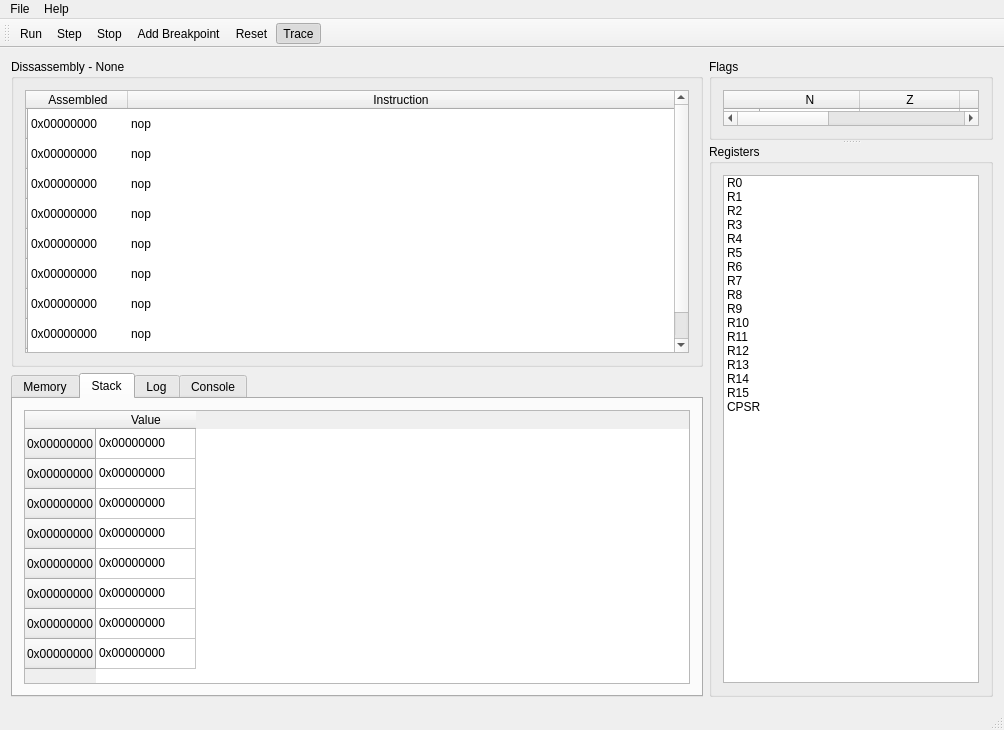
<?xml version="1.0" encoding="UTF-8"?>
<ui version="4.0">
 <class>Loader</class>
 <widget class="QMainWindow" name="Loader">
  <property name="geometry">
   <rect>
    <x>0</x>
    <y>0</y>
    <width>1004</width>
    <height>730</height>
   </rect>
  </property>
  <property name="sizePolicy">
   <sizepolicy hsizetype="Preferred" vsizetype="Fixed">
    <horstretch>0</horstretch>
    <verstretch>0</verstretch>
   </sizepolicy>
  </property>
  <property name="minimumSize">
   <size>
    <width>993</width>
    <height>730</height>
   </size>
  </property>
  <property name="windowTitle">
   <string>Loader</string>
  </property>
  <widget class="QWidget" name="centralWidget">
   <layout class="QGridLayout" name="gridLayout_6">
    <item row="1" column="0">
     <widget class="QTabWidget" name="Tabs">
      <property name="currentIndex">
       <number>1</number>
      </property>
      <widget class="QWidget" name="tab0">
       <attribute name="title">
        <string>Memory</string>
       </attribute>
       <layout class="QGridLayout" name="gridLayout">
        <item row="1" column="0">
         <widget class="QTableWidget" name="memoryTable">
          <property name="styleSheet">
           <string notr="true"/>
          </property>
          <property name="frameShape">
           <enum>QFrame::StyledPanel</enum>
          </property>
          <property name="frameShadow">
           <enum>QFrame::Sunken</enum>
          </property>
          <property name="lineWidth">
           <number>0</number>
          </property>
          <property name="sizeAdjustPolicy">
           <enum>QAbstractScrollArea::AdjustToContents</enum>
          </property>
          <property name="editTriggers">
           <set>QAbstractItemView::NoEditTriggers</set>
          </property>
          <property name="dragDropOverwriteMode">
           <bool>false</bool>
          </property>
          <property name="alternatingRowColors">
           <bool>false</bool>
          </property>
          <property name="selectionMode">
           <enum>QAbstractItemView::NoSelection</enum>
          </property>
          <property name="selectionBehavior">
           <enum>QAbstractItemView::SelectItems</enum>
          </property>
          <property name="showGrid">
           <bool>false</bool>
          </property>
          <property name="gridStyle">
           <enum>Qt::NoPen</enum>
          </property>
          <property name="cornerButtonEnabled">
           <bool>false</bool>
          </property>
          <attribute name="horizontalHeaderCascadingSectionResizes">
           <bool>false</bool>
          </attribute>
          <attribute name="horizontalHeaderDefaultSectionSize">
           <number>100</number>
          </attribute>
          <attribute name="horizontalHeaderMinimumSectionSize">
           <number>0</number>
          </attribute>
          <attribute name="horizontalHeaderStretchLastSection">
           <bool>false</bool>
          </attribute>
          <attribute name="verticalHeaderCascadingSectionResizes">
           <bool>false</bool>
          </attribute>
          <row>
           <property name="text">
            <string>0x00000000</string>
           </property>
          </row>
          <row>
           <property name="text">
            <string>0x00000000</string>
           </property>
          </row>
          <row>
           <property name="text">
            <string>0x00000000</string>
           </property>
          </row>
          <row>
           <property name="text">
            <string>0x00000000</string>
           </property>
          </row>
          <row>
           <property name="text">
            <string>0x00000000</string>
           </property>
          </row>
          <row>
           <property name="text">
            <string>0x00000000</string>
           </property>
          </row>
          <row>
           <property name="text">
            <string>0x00000000</string>
           </property>
          </row>
          <column>
           <property name="text">
            <string>00</string>
           </property>
          </column>
          <column>
           <property name="text">
            <string>01</string>
           </property>
          </column>
          <column>
           <property name="text">
            <string>02</string>
           </property>
          </column>
          <column>
           <property name="text">
            <string>03</string>
           </property>
          </column>
          <column>
           <property name="text">
            <string>04</string>
           </property>
          </column>
          <column>
           <property name="text">
            <string>05</string>
           </property>
          </column>
          <column>
           <property name="text">
            <string>06</string>
           </property>
          </column>
          <column>
           <property name="text">
            <string>07</string>
           </property>
          </column>
          <column>
           <property name="text">
            <string>08</string>
           </property>
          </column>
          <column>
           <property name="text">
            <string>09</string>
           </property>
          </column>
          <column>
           <property name="text">
            <string>10</string>
           </property>
          </column>
          <column>
           <property name="text">
            <string>11</string>
           </property>
          </column>
          <column>
           <property name="text">
            <string>12</string>
           </property>
          </column>
          <column>
           <property name="text">
            <string>13</string>
           </property>
          </column>
          <column>
           <property name="text">
            <string>14</string>
           </property>
          </column>
          <column>
           <property name="text">
            <string>15</string>
           </property>
          </column>
          <column>
           <property name="text">
            <string/>
           </property>
          </column>
          <column>
           <property name="text">
            <string/>
           </property>
          </column>
          <column>
           <property name="text">
            <string/>
           </property>
          </column>
          <column>
           <property name="text">
            <string/>
           </property>
          </column>
          <column>
           <property name="text">
            <string/>
           </property>
          </column>
          <column>
           <property name="text">
            <string/>
           </property>
          </column>
          <column>
           <property name="text">
            <string/>
           </property>
          </column>
          <column>
           <property name="text">
            <string/>
           </property>
          </column>
          <column>
           <property name="text">
            <string/>
           </property>
          </column>
          <column>
           <property name="text">
            <string/>
           </property>
          </column>
          <column>
           <property name="text">
            <string/>
           </property>
          </column>
          <column>
           <property name="text">
            <string/>
           </property>
          </column>
          <column>
           <property name="text">
            <string/>
           </property>
          </column>
          <column>
           <property name="text">
            <string/>
           </property>
          </column>
          <column>
           <property name="text">
            <string/>
           </property>
          </column>
          <column>
           <property name="text">
            <string/>
           </property>
          </column>
          <column>
           <property name="text">
            <string/>
           </property>
          </column>
          <item row="1" column="16">
           <property name="text">
            <string/>
           </property>
          </item>
          <item row="1" column="17">
           <property name="text">
            <string>.</string>
           </property>
          </item>
          <item row="1" column="18">
           <property name="text">
            <string>.</string>
           </property>
          </item>
          <item row="1" column="19">
           <property name="text">
            <string>.</string>
           </property>
          </item>
          <item row="1" column="20">
           <property name="text">
            <string>.</string>
           </property>
          </item>
          <item row="1" column="21">
           <property name="text">
            <string>.</string>
           </property>
          </item>
          <item row="1" column="22">
           <property name="text">
            <string>.</string>
           </property>
          </item>
          <item row="1" column="23">
           <property name="text">
            <string>.</string>
           </property>
          </item>
          <item row="1" column="24">
           <property name="text">
            <string>.</string>
           </property>
          </item>
          <item row="1" column="25">
           <property name="text">
            <string>.</string>
           </property>
          </item>
          <item row="1" column="26">
           <property name="text">
            <string>.</string>
           </property>
          </item>
          <item row="1" column="27">
           <property name="text">
            <string>.</string>
           </property>
          </item>
          <item row="1" column="28">
           <property name="text">
            <string>.</string>
           </property>
          </item>
          <item row="1" column="29">
           <property name="text">
            <string>.</string>
           </property>
          </item>
          <item row="1" column="30">
           <property name="text">
            <string>.</string>
           </property>
          </item>
          <item row="1" column="31">
           <property name="text">
            <string>.</string>
           </property>
          </item>
          <item row="1" column="32">
           <property name="text">
            <string>.</string>
           </property>
          </item>
          <item row="2" column="0">
           <property name="text">
            <string/>
           </property>
          </item>
          <item row="2" column="16">
           <property name="text">
            <string/>
           </property>
          </item>
          <item row="2" column="17">
           <property name="text">
            <string>.</string>
           </property>
          </item>
          <item row="2" column="18">
           <property name="text">
            <string>.</string>
           </property>
          </item>
          <item row="2" column="19">
           <property name="text">
            <string>.</string>
           </property>
          </item>
          <item row="2" column="20">
           <property name="text">
            <string>.</string>
           </property>
          </item>
          <item row="2" column="21">
           <property name="text">
            <string>.</string>
           </property>
          </item>
          <item row="2" column="22">
           <property name="text">
            <string>.</string>
           </property>
          </item>
          <item row="2" column="23">
           <property name="text">
            <string>.</string>
           </property>
          </item>
          <item row="2" column="24">
           <property name="text">
            <string>.</string>
           </property>
          </item>
          <item row="2" column="25">
           <property name="text">
            <string>.</string>
           </property>
          </item>
          <item row="2" column="26">
           <property name="text">
            <string>.</string>
           </property>
          </item>
          <item row="2" column="27">
           <property name="text">
            <string>.</string>
           </property>
          </item>
          <item row="2" column="28">
           <property name="text">
            <string>.</string>
           </property>
          </item>
          <item row="2" column="29">
           <property name="text">
            <string>.</string>
           </property>
          </item>
          <item row="2" column="30">
           <property name="text">
            <string>.</string>
           </property>
          </item>
          <item row="2" column="31">
           <property name="text">
            <string>.</string>
           </property>
          </item>
          <item row="2" column="32">
           <property name="text">
            <string>.</string>
           </property>
          </item>
          <item row="3" column="16">
           <property name="text">
            <string/>
           </property>
          </item>
          <item row="3" column="17">
           <property name="text">
            <string>.</string>
           </property>
          </item>
          <item row="3" column="18">
           <property name="text">
            <string>.</string>
           </property>
          </item>
          <item row="3" column="19">
           <property name="text">
            <string>.</string>
           </property>
          </item>
          <item row="3" column="20">
           <property name="text">
            <string>.</string>
           </property>
          </item>
          <item row="3" column="21">
           <property name="text">
            <string>.</string>
           </property>
          </item>
          <item row="3" column="22">
           <property name="text">
            <string>.</string>
           </property>
          </item>
          <item row="3" column="23">
           <property name="text">
            <string>.</string>
           </property>
          </item>
          <item row="3" column="24">
           <property name="text">
            <string>.</string>
           </property>
          </item>
          <item row="3" column="25">
           <property name="text">
            <string>.</string>
           </property>
          </item>
          <item row="3" column="26">
           <property name="text">
            <string>.</string>
           </property>
          </item>
          <item row="3" column="27">
           <property name="text">
            <string>.</string>
           </property>
          </item>
          <item row="3" column="28">
           <property name="text">
            <string>.</string>
           </property>
          </item>
          <item row="3" column="29">
           <property name="text">
            <string>.</string>
           </property>
          </item>
          <item row="3" column="30">
           <property name="text">
            <string>.</string>
           </property>
          </item>
          <item row="3" column="31">
           <property name="text">
            <string>.</string>
           </property>
          </item>
          <item row="3" column="32">
           <property name="text">
            <string>.</string>
           </property>
          </item>
          <item row="4" column="16">
           <property name="text">
            <string/>
           </property>
          </item>
          <item row="4" column="17">
           <property name="text">
            <string>.</string>
           </property>
          </item>
          <item row="4" column="18">
           <property name="text">
            <string>.</string>
           </property>
          </item>
          <item row="4" column="19">
           <property name="text">
            <string>.</string>
           </property>
          </item>
          <item row="4" column="20">
           <property name="text">
            <string>.</string>
           </property>
          </item>
          <item row="4" column="21">
           <property name="text">
            <string>.</string>
           </property>
          </item>
          <item row="4" column="22">
           <property name="text">
            <string>.</string>
           </property>
          </item>
          <item row="4" column="23">
           <property name="text">
            <string>.</string>
           </property>
          </item>
          <item row="4" column="24">
           <property name="text">
            <string>.</string>
           </property>
          </item>
          <item row="4" column="25">
           <property name="text">
            <string>.</string>
           </property>
          </item>
          <item row="4" column="26">
           <property name="text">
            <string>.</string>
           </property>
          </item>
          <item row="4" column="27">
           <property name="text">
            <string>.</string>
           </property>
          </item>
          <item row="4" column="28">
           <property name="text">
            <string>.</string>
           </property>
          </item>
          <item row="4" column="29">
           <property name="text">
            <string>.</string>
           </property>
          </item>
          <item row="4" column="30">
           <property name="text">
            <string>.</string>
           </property>
          </item>
          <item row="4" column="31">
           <property name="text">
            <string>.</string>
           </property>
          </item>
          <item row="4" column="32">
           <property name="text">
            <string>.</string>
           </property>
          </item>
          <item row="5" column="16">
           <property name="text">
            <string/>
           </property>
          </item>
          <item row="5" column="17">
           <property name="text">
            <string>.</string>
           </property>
          </item>
          <item row="5" column="18">
           <property name="text">
            <string>.</string>
           </property>
          </item>
          <item row="5" column="19">
           <property name="text">
            <string>.</string>
           </property>
          </item>
          <item row="5" column="20">
           <property name="text">
            <string>.</string>
           </property>
          </item>
          <item row="5" column="21">
           <property name="text">
            <string>.</string>
           </property>
          </item>
          <item row="5" column="22">
           <property name="text">
            <string>.</string>
           </property>
          </item>
          <item row="5" column="23">
           <property name="text">
            <string>.</string>
           </property>
          </item>
          <item row="5" column="24">
           <property name="text">
            <string>.</string>
           </property>
          </item>
          <item row="5" column="25">
           <property name="text">
            <string>.</string>
           </property>
          </item>
          <item row="5" column="26">
           <property name="text">
            <string>.</string>
           </property>
          </item>
          <item row="5" column="27">
           <property name="text">
            <string>.</string>
           </property>
          </item>
          <item row="5" column="28">
           <property name="text">
            <string>.</string>
           </property>
          </item>
          <item row="5" column="29">
           <property name="text">
            <string>.</string>
           </property>
          </item>
          <item row="5" column="30">
           <property name="text">
            <string>.</string>
           </property>
          </item>
          <item row="5" column="31">
           <property name="text">
            <string>.</string>
           </property>
          </item>
          <item row="5" column="32">
           <property name="text">
            <string>.</string>
           </property>
          </item>
          <item row="6" column="16">
           <property name="text">
            <string/>
           </property>
          </item>
          <item row="6" column="17">
           <property name="text">
            <string>.</string>
           </property>
          </item>
          <item row="6" column="18">
           <property name="text">
            <string>.</string>
           </property>
          </item>
          <item row="6" column="19">
           <property name="text">
            <string>.</string>
           </property>
          </item>
          <item row="6" column="20">
           <property name="text">
            <string>.</string>
           </property>
          </item>
          <item row="6" column="21">
           <property name="text">
            <string>.</string>
           </property>
          </item>
          <item row="6" column="22">
           <property name="text">
            <string>.</string>
           </property>
          </item>
          <item row="6" column="23">
           <property name="text">
            <string>.</string>
           </property>
          </item>
          <item row="6" column="24">
           <property name="text">
            <string>.</string>
           </property>
          </item>
          <item row="6" column="25">
           <property name="text">
            <string>.</string>
           </property>
          </item>
          <item row="6" column="26">
           <property name="text">
            <string>.</string>
           </property>
          </item>
          <item row="6" column="27">
           <property name="text">
            <string>.</string>
           </property>
          </item>
          <item row="6" column="28">
           <property name="text">
            <string>.</string>
           </property>
          </item>
          <item row="6" column="29">
           <property name="text">
            <string>.</string>
           </property>
          </item>
          <item row="6" column="30">
           <property name="text">
            <string>.</string>
           </property>
          </item>
          <item row="6" column="31">
           <property name="text">
            <string>.</string>
           </property>
          </item>
          <item row="6" column="32">
           <property name="text">
            <string>.</string>
           </property>
          </item>
         </widget>
        </item>
        <item row="0" column="0">
         <layout class="QHBoxLayout" name="horizontalLayout">
          <item>
           <widget class="QLabel" name="memoryAddressLabel">
            <property name="text">
             <string>Address:</string>
            </property>
           </widget>
          </item>
          <item>
           <widget class="QLineEdit" name="memoryAdress"/>
          </item>
         </layout>
        </item>
       </layout>
      </widget>
      <widget class="QWidget" name="tab1">
       <attribute name="title">
        <string>Stack</string>
       </attribute>
       <layout class="QGridLayout" name="gridLayout_2">
        <item row="0" column="0">
         <widget class="QTableWidget" name="stackTable">
          <row>
           <property name="text">
            <string>0x00000000</string>
           </property>
          </row>
          <row>
           <property name="text">
            <string>0x00000000</string>
           </property>
          </row>
          <row>
           <property name="text">
            <string>0x00000000</string>
           </property>
          </row>
          <row>
           <property name="text">
            <string>0x00000000</string>
           </property>
          </row>
          <row>
           <property name="text">
            <string>0x00000000</string>
           </property>
          </row>
          <row>
           <property name="text">
            <string>0x00000000</string>
           </property>
          </row>
          <row>
           <property name="text">
            <string>0x00000000</string>
           </property>
          </row>
          <row>
           <property name="text">
            <string>0x00000000</string>
           </property>
          </row>
          <column>
           <property name="text">
            <string>Value</string>
           </property>
          </column>
          <item row="0" column="0">
           <property name="text">
            <string>0x00000000</string>
           </property>
          </item>
          <item row="1" column="0">
           <property name="text">
            <string>0x00000000</string>
           </property>
          </item>
          <item row="2" column="0">
           <property name="text">
            <string>0x00000000</string>
           </property>
          </item>
          <item row="3" column="0">
           <property name="text">
            <string>0x00000000</string>
           </property>
          </item>
          <item row="4" column="0">
           <property name="text">
            <string>0x00000000</string>
           </property>
          </item>
          <item row="5" column="0">
           <property name="text">
            <string>0x00000000</string>
           </property>
          </item>
          <item row="6" column="0">
           <property name="text">
            <string>0x00000000</string>
           </property>
          </item>
          <item row="7" column="0">
           <property name="text">
            <string>0x00000000</string>
           </property>
          </item>
         </widget>
        </item>
       </layout>
      </widget>
      <widget class="QWidget" name="tab2">
       <attribute name="title">
        <string>Log</string>
       </attribute>
       <layout class="QGridLayout" name="gridLayout_4">
        <item row="0" column="0">
         <widget class="QTextBrowser" name="logTab"/>
        </item>
       </layout>
      </widget>
      <widget class="QWidget" name="tab3">
       <attribute name="title">
        <string>Console</string>
       </attribute>
       <layout class="QGridLayout" name="gridLayout_8">
        <item row="0" column="0">
         <widget class="QTextEdit" name="consoleTab"/>
        </item>
       </layout>
      </widget>
     </widget>
    </item>
    <item row="0" column="0">
     <widget class="QGroupBox" name="groupBox_4">
      <property name="minimumSize">
       <size>
        <width>0</width>
        <height>0</height>
       </size>
      </property>
      <property name="title">
       <string>Dissassembly - None</string>
      </property>
      <layout class="QGridLayout" name="gridLayout_7">
       <item row="0" column="0">
        <widget class="QTableWidget" name="dissasemblyPanel">
         <property name="autoScroll">
          <bool>false</bool>
         </property>
         <property name="editTriggers">
          <set>QAbstractItemView::NoEditTriggers</set>
         </property>
         <property name="selectionMode">
          <enum>QAbstractItemView::SingleSelection</enum>
         </property>
         <property name="selectionBehavior">
          <enum>QAbstractItemView::SelectRows</enum>
         </property>
         <property name="showGrid">
          <bool>false</bool>
         </property>
         <attribute name="horizontalHeaderStretchLastSection">
          <bool>true</bool>
         </attribute>
         <attribute name="verticalHeaderStretchLastSection">
          <bool>false</bool>
         </attribute>
         <row>
          <property name="text">
           <string/>
          </property>
         </row>
         <row>
          <property name="text">
           <string/>
          </property>
         </row>
         <row>
          <property name="text">
           <string/>
          </property>
         </row>
         <row>
          <property name="text">
           <string/>
          </property>
         </row>
         <row>
          <property name="text">
           <string/>
          </property>
         </row>
         <row>
          <property name="text">
           <string/>
          </property>
         </row>
         <row>
          <property name="text">
           <string/>
          </property>
         </row>
         <row>
          <property name="text">
           <string/>
          </property>
         </row>
         <row>
          <property name="text">
           <string/>
          </property>
         </row>
         <column>
          <property name="text">
           <string>Assembled</string>
          </property>
         </column>
         <column>
          <property name="text">
           <string>Instruction</string>
          </property>
         </column>
         <item row="0" column="0">
          <property name="text">
           <string>0x00000000</string>
          </property>
         </item>
         <item row="0" column="1">
          <property name="text">
           <string>nop</string>
          </property>
         </item>
         <item row="1" column="0">
          <property name="text">
           <string>0x00000000</string>
          </property>
         </item>
         <item row="1" column="1">
          <property name="text">
           <string>nop</string>
          </property>
         </item>
         <item row="2" column="0">
          <property name="text">
           <string>0x00000000</string>
          </property>
         </item>
         <item row="2" column="1">
          <property name="text">
           <string>nop</string>
          </property>
         </item>
         <item row="3" column="0">
          <property name="text">
           <string>0x00000000</string>
          </property>
         </item>
         <item row="3" column="1">
          <property name="text">
           <string>nop</string>
          </property>
         </item>
         <item row="4" column="0">
          <property name="text">
           <string>0x00000000</string>
          </property>
         </item>
         <item row="4" column="1">
          <property name="text">
           <string>nop</string>
          </property>
         </item>
         <item row="5" column="0">
          <property name="text">
           <string>0x00000000</string>
          </property>
         </item>
         <item row="5" column="1">
          <property name="text">
           <string>nop</string>
          </property>
         </item>
         <item row="6" column="0">
          <property name="text">
           <string>0x00000000</string>
          </property>
         </item>
         <item row="6" column="1">
          <property name="text">
           <string>nop</string>
          </property>
         </item>
         <item row="7" column="0">
          <property name="text">
           <string>0x00000000</string>
          </property>
         </item>
         <item row="7" column="1">
          <property name="text">
           <string>nop</string>
          </property>
         </item>
         <item row="8" column="0">
          <property name="text">
           <string>0x00000000</string>
          </property>
         </item>
         <item row="8" column="1">
          <property name="text">
           <string>nop</string>
          </property>
         </item>
        </widget>
       </item>
      </layout>
     </widget>
    </item>
    <item row="0" column="1" rowspan="2">
     <widget class="QSplitter" name="splitter">
      <property name="orientation">
       <enum>Qt::Vertical</enum>
      </property>
      <widget class="QGroupBox" name="groupBox">
       <property name="sizePolicy">
        <sizepolicy hsizetype="Expanding" vsizetype="Fixed">
         <horstretch>0</horstretch>
         <verstretch>0</verstretch>
        </sizepolicy>
       </property>
       <property name="maximumSize">
        <size>
         <width>16777215</width>
         <height>81</height>
        </size>
       </property>
       <property name="title">
        <string>Flags</string>
       </property>
       <layout class="QGridLayout" name="gridLayout_3">
        <item row="0" column="0">
         <widget class="QTableWidget" name="flagsPanel">
          <property name="sizePolicy">
           <sizepolicy hsizetype="Fixed" vsizetype="Fixed">
            <horstretch>0</horstretch>
            <verstretch>0</verstretch>
           </sizepolicy>
          </property>
          <property name="editTriggers">
           <set>QAbstractItemView::NoEditTriggers</set>
          </property>
          <property name="alternatingRowColors">
           <bool>false</bool>
          </property>
          <property name="selectionMode">
           <enum>QAbstractItemView::NoSelection</enum>
          </property>
          <row>
           <property name="text">
            <string>Value</string>
           </property>
          </row>
          <column>
           <property name="text">
            <string>N</string>
           </property>
          </column>
          <column>
           <property name="text">
            <string>Z</string>
           </property>
          </column>
          <column>
           <property name="text">
            <string>C</string>
           </property>
          </column>
          <column>
           <property name="text">
            <string>F</string>
           </property>
          </column>
          <column>
           <property name="text">
            <string>I</string>
           </property>
          </column>
          <item row="0" column="0">
           <property name="text">
            <string>0</string>
           </property>
          </item>
          <item row="0" column="1">
           <property name="text">
            <string>0</string>
           </property>
          </item>
          <item row="0" column="2">
           <property name="text">
            <string>0</string>
           </property>
          </item>
          <item row="0" column="3">
           <property name="text">
            <string>0</string>
           </property>
          </item>
          <item row="0" column="4">
           <property name="text">
            <string>0</string>
           </property>
          </item>
         </widget>
        </item>
       </layout>
      </widget>
      <widget class="QGroupBox" name="groupBox_3">
       <property name="sizePolicy">
        <sizepolicy hsizetype="Expanding" vsizetype="Fixed">
         <horstretch>0</horstretch>
         <verstretch>0</verstretch>
        </sizepolicy>
       </property>
       <property name="title">
        <string>Registers</string>
       </property>
       <layout class="QGridLayout" name="gridLayout_5">
        <item row="0" column="0">
         <widget class="QListWidget" name="registerList">
          <item>
           <property name="text">
            <string>R0</string>
           </property>
          </item>
          <item>
           <property name="text">
            <string>R1</string>
           </property>
          </item>
          <item>
           <property name="text">
            <string>R2</string>
           </property>
          </item>
          <item>
           <property name="text">
            <string>R3</string>
           </property>
          </item>
          <item>
           <property name="text">
            <string>R4</string>
           </property>
          </item>
          <item>
           <property name="text">
            <string>R5</string>
           </property>
          </item>
          <item>
           <property name="text">
            <string>R6</string>
           </property>
          </item>
          <item>
           <property name="text">
            <string>R7</string>
           </property>
          </item>
          <item>
           <property name="text">
            <string>R8</string>
           </property>
          </item>
          <item>
           <property name="text">
            <string>R9</string>
           </property>
          </item>
          <item>
           <property name="text">
            <string>R10</string>
           </property>
          </item>
          <item>
           <property name="text">
            <string>R11</string>
           </property>
          </item>
          <item>
           <property name="text">
            <string>R12</string>
           </property>
          </item>
          <item>
           <property name="text">
            <string>R13</string>
           </property>
          </item>
          <item>
           <property name="text">
            <string>R14</string>
           </property>
          </item>
          <item>
           <property name="text">
            <string>R15</string>
           </property>
          </item>
          <item>
           <property name="text">
            <string>CPSR</string>
           </property>
          </item>
         </widget>
        </item>
       </layout>
      </widget>
     </widget>
    </item>
   </layout>
  </widget>
  <widget class="QMenuBar" name="menuBar">
   <property name="geometry">
    <rect>
     <x>0</x>
     <y>0</y>
     <width>1004</width>
     <height>21</height>
    </rect>
   </property>
   <widget class="QMenu" name="menuFile">
    <property name="title">
     <string>File</string>
    </property>
    <addaction name="actionOpen"/>
   </widget>
   <widget class="QMenu" name="menuHelp">
    <property name="title">
     <string>Help</string>
    </property>
    <addaction name="actionAbout"/>
   </widget>
   <addaction name="menuFile"/>
   <addaction name="menuHelp"/>
  </widget>
  <widget class="QToolBar" name="mainToolBar">
   <attribute name="toolBarArea">
    <enum>TopToolBarArea</enum>
   </attribute>
   <attribute name="toolBarBreak">
    <bool>false</bool>
   </attribute>
   <addaction name="actionRun"/>
   <addaction name="actionStep"/>
   <addaction name="actionStop"/>
   <addaction name="actionAddBreakpoint"/>
   <addaction name="actionReset"/>
   <addaction name="actionTrace"/>
  </widget>
  <widget class="QStatusBar" name="statusBar"/>
  <action name="actionOpen">
   <property name="text">
    <string>Open</string>
   </property>
   <property name="shortcut">
    <string>Ctrl+O</string>
   </property>
  </action>
  <action name="actionAbout">
   <property name="text">
    <string>About</string>
   </property>
  </action>
  <action name="actionRun">
   <property name="icon">
    <iconset resource="resources.qrc">
     <normaloff>:/Images/Images/Run.png</normaloff>:/Images/Images/Run.png</iconset>
   </property>
   <property name="text">
    <string>Run</string>
   </property>
   <property name="toolTip">
    <string>Run</string>
   </property>
   <property name="shortcut">
    <string>F5</string>
   </property>
  </action>
  <action name="actionStep">
   <property name="icon">
    <iconset resource="resources.qrc">
     <normaloff>:/Images/Images/Step.png</normaloff>:/Images/Images/Step.png</iconset>
   </property>
   <property name="text">
    <string>Step</string>
   </property>
   <property name="toolTip">
    <string>Step</string>
   </property>
   <property name="shortcut">
    <string>F10</string>
   </property>
  </action>
  <action name="actionStop">
   <property name="icon">
    <iconset resource="resources.qrc">
     <normaloff>:/Images/Images/Stop.png</normaloff>:/Images/Images/Stop.png</iconset>
   </property>
   <property name="text">
    <string>Stop</string>
   </property>
   <property name="toolTip">
    <string>Stop</string>
   </property>
   <property name="shortcut">
    <string>Ctrl+Q</string>
   </property>
  </action>
  <action name="actionAddBreakpoint">
   <property name="icon">
    <iconset resource="resources.qrc">
     <normaloff>:/Images/Images/breakpoint.png</normaloff>:/Images/Images/breakpoint.png</iconset>
   </property>
   <property name="text">
    <string>Add Breakpoint</string>
   </property>
   <property name="toolTip">
    <string>Add Breakpoint</string>
   </property>
   <property name="shortcut">
    <string>Ctrl+B</string>
   </property>
  </action>
  <action name="actionReset">
   <property name="icon">
    <iconset resource="resources.qrc">
     <normaloff>:/Images/Images/Reset.png</normaloff>:/Images/Images/Reset.png</iconset>
   </property>
   <property name="text">
    <string>Reset</string>
   </property>
   <property name="toolTip">
    <string>Reset</string>
   </property>
   <property name="shortcut">
    <string>Ctrl+R</string>
   </property>
  </action>
  <action name="actionTrace">
   <property name="checkable">
    <bool>true</bool>
   </property>
   <property name="checked">
    <bool>true</bool>
   </property>
   <property name="icon">
    <iconset resource="resources.qrc">
     <normaloff>:/Images/Images/Trace.png</normaloff>:/Images/Images/Trace.png</iconset>
   </property>
   <property name="text">
    <string>Trace</string>
   </property>
   <property name="toolTip">
    <string>Trace</string>
   </property>
   <property name="shortcut">
    <string>Ctrl+T</string>
   </property>
  </action>
 </widget>
 <layoutdefault spacing="6" margin="11"/>
 <resources>
  <include location="resources.qrc"/>
 </resources>
 <connections/>
</ui>
